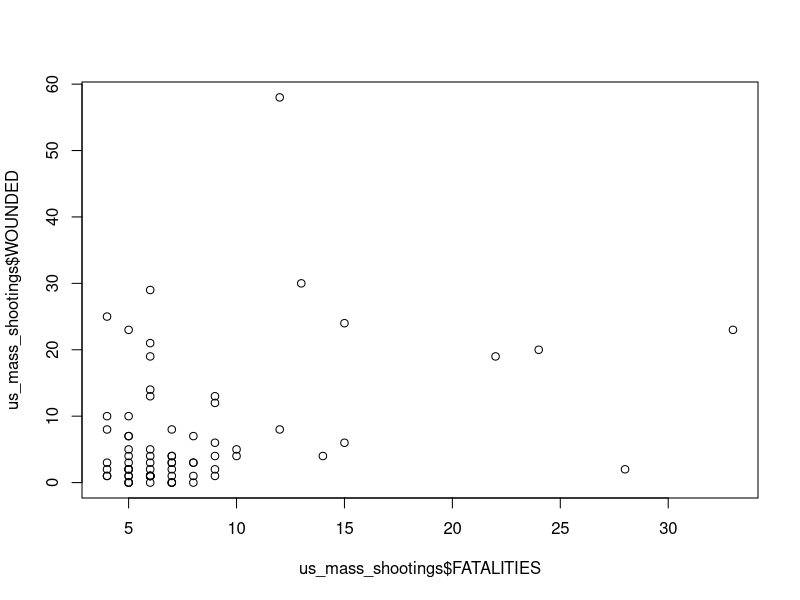

Recreate this plot in R.
## ---- chunk 1
#Read the data

us_mass_shootings = read.csv(file = './data/tutorial1/USMassShootings.csv'
                             , header = T)

#Look at the data
head(us_mass_shootings)
## ---- chunk 2
#If you want to run the data.frames tutorial, you can type your code here.


## ---- chunk 3
#the mean number of casualties per shooting
mean(us_mass_shootings$FATALITIES)

#standard deviation of casualties
sd(us_mass_shootings$FATALITIES)

#variance
var(us_mass_shootings$FATALITIES)

#range
range(us_mass_shootings$FATALITIES)

#frequency counts of the shooters' gender
table(us_mass_shootings$GENDER)

#frequency counts of gender by race
table(us_mass_shootings$GENDER, us_mass_shootings$RACE)
## ---- chunk 4
#type+run your code here
## ---- chunk 5
#type+run your code here
## ---- chunk 6
#type+run your code here

## ---- chunk 7
#type+run your code here

## ---- chunk 8
#we'd use the tapply function

?tapply

tapply(X = us_mass_shootings$WOUNDED
       , INDEX = us_mass_shootings$GENDER
       , FUN = mean
       )
## ---- chunk 9
#type+run your code here

## ---- chunk 10
#t-test for differences in fatalities between shooters with and without prior mental health problems

t.test(us_mass_shootings$FATALITIES ~ us_mass_shootings$PRIORSIGNSOFMENTALILLNESS)
## ---- chunk 11
#have a look at the help file to see all arguments
?t.test
## ---- chunk 12
#type+run your code here

## ---- chunk 13
#type+run your code here

## ---- chunk 14
#let's look at the association between whether the weapon was obtained legally and whether ther were signs of prior mental illness
table(us_mass_shootings$WEAPONSOBTAINEDLEGALLY, us_mass_shootings$PRIORSIGNSOFMENTALILLNESS
      , dnn = c('WEAPONSOBTAINEDLEGALLY', 'PRIORSIGNSOFMENTALILLNESS'))
## ---- chunk 15
levels(us_mass_shootings$WEAPONSOBTAINEDLEGALLY)
## ---- chunk 16
us_mass_shootings_clean = us_mass_shootings[us_mass_shootings$WEAPONSOBTAINEDLEGALLY == 'Yes' | us_mass_shootings$WEAPONSOBTAINEDLEGALLY == 'No', ]

us_mass_shootings_clean = droplevels(us_mass_shootings_clean)

#check again:
levels(us_mass_shootings_clean$WEAPONSOBTAINEDLEGALLY)

#and:
table(us_mass_shootings_clean$WEAPONSOBTAINEDLEGALLY, us_mass_shootings_clean$PRIORSIGNSOFMENTALILLNESS
      , dnn = c('WEAPONSOBTAINEDLEGALLY', 'PRIORSIGNSOFMENTALILLNESS'))
## ---- chunk 17
freq_table = table(us_mass_shootings_clean$WEAPONSOBTAINEDLEGALLY, us_mass_shootings_clean$PRIORSIGNSOFMENTALILLNESS
      , dnn = c('WEAPONSOBTAINEDLEGALLY', 'PRIORSIGNSOFMENTALILLNESS'))

chisq.test(freq_table)
## ---- chunk 18
#type+run your code here

## ---- chunk 19
#type+run your code here

## ---- chunk 20
#just the correlation
cor(us_mass_shootings$FATALITIES, us_mass_shootings$WOUNDED)

#the significance testing of the correlation
cor.test(us_mass_shootings$FATALITIES, us_mass_shootings$WOUNDED)

#plotting the data in a screeplot
plot(us_mass_shootings$FATALITIES, us_mass_shootings$WOUNDED)
## ---- chunk 21
?cor.test
## ---- chunk 22
#type+run your code here

## ---- chunk 23
my_model = lm(formula = TOTALVICTIMS ~ NUMWEAPONS
              , data = us_mass_shootings)
## ---- chunk 24
#the full model and its parameters
my_model
## ---- chunk 25
10.683 + 2.087*3
## ---- chunk 26
#residuals
my_model$residuals
## ---- chunk 27
#fitted values
my_model$fitted.values

## ---- chunk 28
my_model$fitted.values[1] + my_model$residuals[1]

#checked against the actual data
my_model$model[1, ]
## ---- chunk 29
#model statistics
summary(my_model)
## ---- chunk 30
my_model_2 = lm(formula = TOTALVICTIMS ~ NUMWEAPONS + PRIORSIGNSOFMENTALILLNESS
              , data = us_mass_shootings)

summary(my_model_2)
## ---- chunk 31
#type+run your code here

## ---- chunk 32
my_glm = glm(formula = TOTALVICTIMS ~ NUMWEAPONS
             , data = us_mass_shootings
             , family = gaussian)
## ---- chunk 33
my_glm
## ---- chunk 34
#residuals
my_glm$residuals

#fitted values
my_glm$fitted.values

#model statistics
summary(my_glm)
